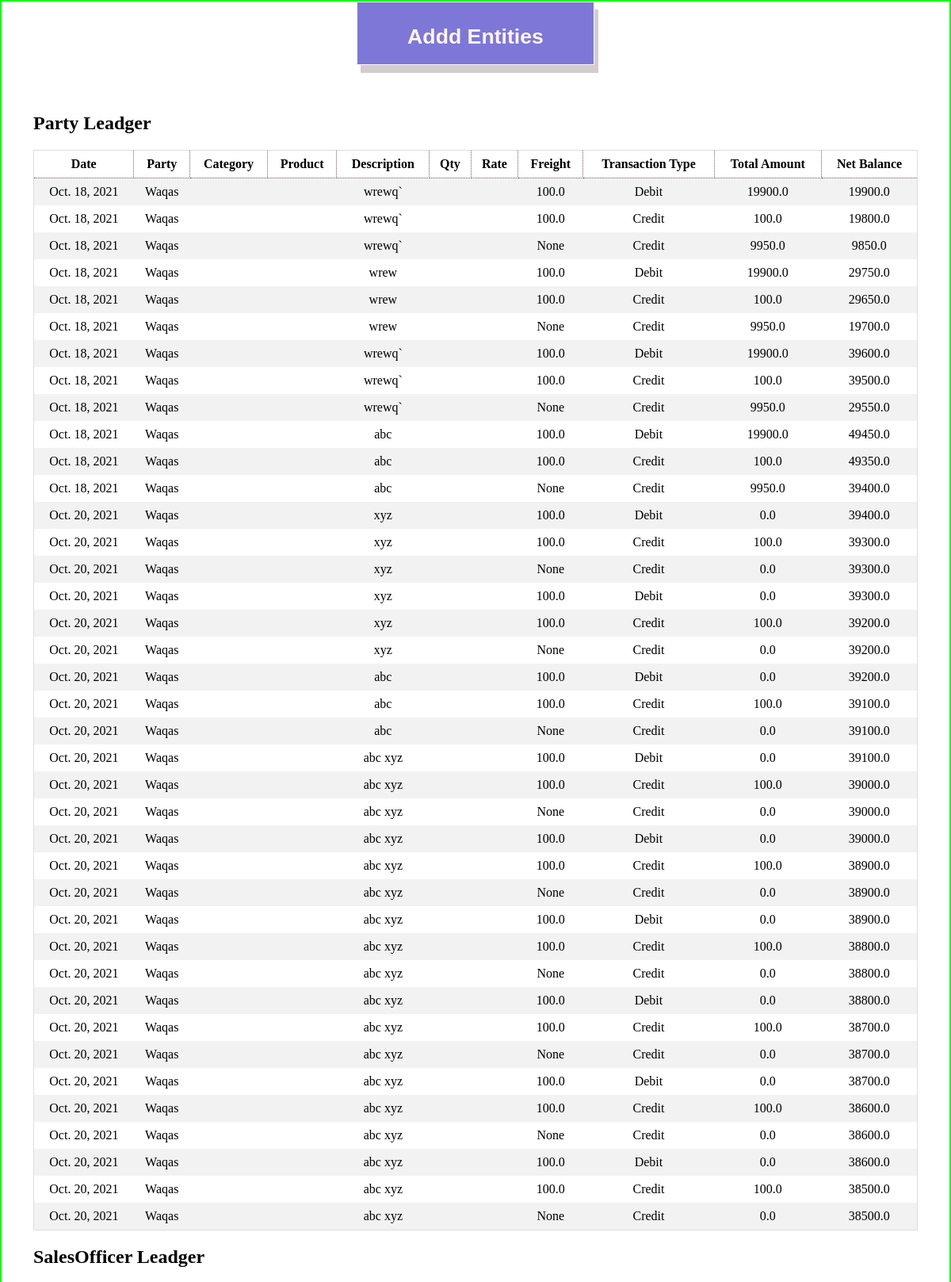
The page /apis/test (upper part) on the database its author committed.
### app/models.py (models this page shows, shortened)
class Ledger(models.Model):
    date = models.DateField(default=timezone.now, blank=True)
    description = models.CharField(max_length=50, null=True)
    transaction_type = models.CharField(max_length=50, choices=(
        ('Debit', 'Debit'), ('Credit', 'Credit')))
    total_amount = models.FloatField(null=True)
    net_balance = models.FloatField(blank=True, default=0.0)

class PartyLedger(Ledger):
    party = models.ForeignKey(Party,on_delete=models.CASCADE)
    sales_officer = models.ForeignKey(SalesOfficer, on_delete=models.CASCADE)
    freight = models.FloatField(blank=True,null=True)

class Ledger(models.Model):
    date = models.DateField(default=timezone.now, blank=True)
    description = models.CharField(max_length=50, null=True)
    transaction_type = models.CharField(max_length=50, choices=(
        ('Debit', 'Debit'), ('Credit', 'Credit')))
    total_amount = models.FloatField(null=True)
    net_balance = models.FloatField(blank=True, default=0.0)

class Party(models.Model):
    ref_id = models.IntegerField(blank=True,null=True)
    name = models.CharField(max_length=30, unique=True)
    email = models.EmailField(max_length=30, unique=True)
    area = models.CharField(max_length=300)
    zone = models.CharField(max_length=300)
    region = models.CharField(max_length=300)
    contact = models.CharField(max_length=13)
    discount = models.ForeignKey(DiscountCategory,on_delete=models.CASCADE)
    sale_officer = models.ForeignKey(SalesOfficer,on_delete=models.CASCADE)
    category = models.ForeignKey(Category,on_delete=models.SET_NULL,null=True)
    creditLimit = models.FloatField()
    salesTarget = models.FloatField()
    opening_Balance = models.FloatField()
    current_Balance = models.FloatField(blank=True, null=True)
    SCI = models.FileField(null=True,blank=True,upload_to='Security Check Images')
    TOR = models.FileField(null=True,blank=True,upload_to='Terms of Recoreds')
    date = models.DateField(default=timezone.now, blank=True)
    def __str__(self):
        return self.name

### app/views.py (the view)
# urls.py: path('test',views.Test),
def Test(request):
    party = m.PartyLedger.objects.all()
    salesofficer = m.SalesOfficerLedger.objects.all()
    sales = m.SalesLedger.objects.all()
    bank = m.BankLedger.objects.all()
    freight = m.FreightLedger.objects.all()
    discount = m.DiscountLedger.objects.all()
    cleariing = m.ClearingLedger.objects.all()
    cash = m.CashLedger.objects.all()
    incentive = m.IncentiveLedger.objects.all()
    response_dict = {'Party':party,'SalesOfficer':salesofficer,'Sales':sales,'Bank':bank,'Freight':freight
                    ,'Discount':discount,'Cash':cash,'Clearing':cleariing,'Incentive':incentive }
    return render(request,'test.html',response_dict)

### app/models.py (called while the page is built)
    def __str__(self):
        return self.name

### app/templates/test.html (shortened to what this page needs)
<!DOCTYPE html>
<html>
<head>
</head>
<body>
    <div style="width: 100wh;text-align: center;">
        <div>
            <button class='addBtn' onclick="Add()" id='btn'>
                <h1>Addd Entities</h1>
            </button>
        </div>
    </div>
    <div class="container">
        <h2>Party Leadger</h2>
        <div style="overflow-x:auto;">
            <table>
                <tr>
                    <th>Date</th>
                    <th>Party</th>
                    <th>Category</th>
                    <th>Product</th>
                    <th>Description</th>
                    <th>Qty</th>
                    <th>Rate</th>
                    <th>Freight</th>
                    <th>Transaction Type</th>
                    <th>Total Amount</th>
                    <th>Net Balance</th>
                </tr>
                {% for r in Party %}
                <tr>
                    <td>{{r.date}}</td>
                    <td>{{r.party}}</td>
                    <td>{{r.category}}</td>
                    <td>{{r.product}}</td>
                    <td>{{r.description}}</td>
                    <td>{{r.qty}}</td>
                    <td>{{r.rate}}</td>
                    <td>{{r.freight}}</td>
                    <td>{{r.transaction_type}}</td>
                    <td>{{r.total_amount}}</td>
                    <td>{{r.net_balance}}</td>
                </tr>
                {% endfor %}
            </table>
        </div>
        <h2>SalesOfficer Leadger</h2>
    </div>
</body>
</html>

### app/templates/test.html (style rules this page uses)
table { border-collapse: collapse; border-spacing: 0; width: 100%; border: 1px solid #ddd; }
th { border: 1px dotted rgb(112, 92, 92); }
th, td { text-align: center; padding: 8px; }
tr:nth-child(even) { background-color: #f2f2f2 }
.addBtn { border: 1px solid; padding: 10px; box-shadow: 5px 10px #d4cdcd; width: 25vw; height: 80px; background-color: rgb(125, 119, 216); color: seashell; font-weight: 600; }
.container { padding: 40px; }
body { border: 2px double rgb(0, 255, 0); margin: 0; padding: 0; }

### rows shown on the page
PartyLedger: date "Oct. 18, 2021", party "Waqas", description "wrewq`", freight "100.0", transaction_type "Debit", total_amount "19900.0", net_balance "19900.0"
PartyLedger: date "Oct. 18, 2021", party "Waqas", description "wrewq`", freight "100.0", transaction_type "Credit", total_amount "100.0", net_balance "19800.0"
PartyLedger: date "Oct. 18, 2021", party "Waqas", description "wrewq`", freight "None", transaction_type "Credit", total_amount "9950.0", net_balance "9850.0"
PartyLedger: date "Oct. 18, 2021", party "Waqas", description "wrew", freight "100.0", transaction_type "Debit", total_amount "19900.0", net_balance "29750.0"
PartyLedger: date "Oct. 18, 2021", party "Waqas", description "wrew", freight "100.0", transaction_type "Credit", total_amount "100.0", net_balance "29650.0"
PartyLedger: date "Oct. 18, 2021", party "Waqas", description "wrew", freight "None", transaction_type "Credit", total_amount "9950.0", net_balance "19700.0"
PartyLedger: date "Oct. 18, 2021", party "Waqas", description "wrewq`", freight "100.0", transaction_type "Debit", total_amount "19900.0", net_balance "39600.0"
PartyLedger: date "Oct. 18, 2021", party "Waqas", description "wrewq`", freight "100.0", transaction_type "Credit", total_amount "100.0", net_balance "39500.0"
PartyLedger: date "Oct. 18, 2021", party "Waqas", description "wrewq`", freight "None", transaction_type "Credit", total_amount "9950.0", net_balance "29550.0"
PartyLedger: date "Oct. 18, 2021", party "Waqas", description "abc", freight "100.0", transaction_type "Debit", total_amount "19900.0", net_balance "49450.0"
PartyLedger: date "Oct. 18, 2021", party "Waqas", description "abc", freight "100.0", transaction_type "Credit", total_amount "100.0", net_balance "49350.0"
PartyLedger: date "Oct. 18, 2021", party "Waqas", description "abc", freight "None", transaction_type "Credit", total_amount "9950.0", net_balance "39400.0"
PartyLedger: date "Oct. 20, 2021", party "Waqas", description "xyz", freight "100.0", transaction_type "Debit", total_amount "0.0", net_balance "39400.0"
PartyLedger: date "Oct. 20, 2021", party "Waqas", description "xyz", freight "100.0", transaction_type "Credit", total_amount "100.0", net_balance "39300.0"
PartyLedger: date "Oct. 20, 2021", party "Waqas", description "xyz", freight "None", transaction_type "Credit", total_amount "0.0", net_balance "39300.0"
PartyLedger: date "Oct. 20, 2021", party "Waqas", description "xyz", freight "100.0", transaction_type "Debit", total_amount "0.0", net_balance "39300.0"
PartyLedger: date "Oct. 20, 2021", party "Waqas", description "xyz", freight "100.0", transaction_type "Credit", total_amount "100.0", net_balance "39200.0"
PartyLedger: date "Oct. 20, 2021", party "Waqas", description "xyz", freight "None", transaction_type "Credit", total_amount "0.0", net_balance "39200.0"
PartyLedger: date "Oct. 20, 2021", party "Waqas", description "abc", freight "100.0", transaction_type "Debit", total_amount "0.0", net_balance "39200.0"
PartyLedger: date "Oct. 20, 2021", party "Waqas", description "abc", freight "100.0", transaction_type "Credit", total_amount "100.0", net_balance "39100.0"
PartyLedger: date "Oct. 20, 2021", party "Waqas", description "abc", freight "None", transaction_type "Credit", total_amount "0.0", net_balance "39100.0"
PartyLedger: date "Oct. 20, 2021", party "Waqas", description "abc xyz", freight "100.0", transaction_type "Debit", total_amount "0.0", net_balance "39100.0"
PartyLedger: date "Oct. 20, 2021", party "Waqas", description "abc xyz", freight "100.0", transaction_type "Credit", total_amount "100.0", net_balance "39000.0"
PartyLedger: date "Oct. 20, 2021", party "Waqas", description "abc xyz", freight "None", transaction_type "Credit", total_amount "0.0", net_balance "39000.0"
PartyLedger: date "Oct. 20, 2021", party "Waqas", description "abc xyz", freight "100.0", transaction_type "Debit", total_amount "0.0", net_balance "39000.0"
PartyLedger: date "Oct. 20, 2021", party "Waqas", description "abc xyz", freight "100.0", transaction_type "Credit", total_amount "100.0", net_balance "38900.0"
PartyLedger: date "Oct. 20, 2021", party "Waqas", description "abc xyz", freight "None", transaction_type "Credit", total_amount "0.0", net_balance "38900.0"
PartyLedger: date "Oct. 20, 2021", party "Waqas", description "abc xyz", freight "100.0", transaction_type "Debit", total_amount "0.0", net_balance "38900.0"
PartyLedger: date "Oct. 20, 2021", party "Waqas", description "abc xyz", freight "100.0", transaction_type "Credit", total_amount "100.0", net_balance "38800.0"
PartyLedger: date "Oct. 20, 2021", party "Waqas", description "abc xyz", freight "None", transaction_type "Credit", total_amount "0.0", net_balance "38800.0"
PartyLedger: date "Oct. 20, 2021", party "Waqas", description "abc xyz", freight "100.0", transaction_type "Debit", total_amount "0.0", net_balance "38800.0"
PartyLedger: date "Oct. 20, 2021", party "Waqas", description "abc xyz", freight "100.0", transaction_type "Credit", total_amount "100.0", net_balance "38700.0"
PartyLedger: date "Oct. 20, 2021", party "Waqas", description "abc xyz", freight "None", transaction_type "Credit", total_amount "0.0", net_balance "38700.0"
PartyLedger: date "Oct. 20, 2021", party "Waqas", description "abc xyz", freight "100.0", transaction_type "Debit", total_amount "0.0", net_balance "38700.0"
PartyLedger: date "Oct. 20, 2021", party "Waqas", description "abc xyz", freight "100.0", transaction_type "Credit", total_amount "100.0", net_balance "38600.0"
PartyLedger: date "Oct. 20, 2021", party "Waqas", description "abc xyz", freight "None", transaction_type "Credit", total_amount "0.0", net_balance "38600.0"
PartyLedger: date "Oct. 20, 2021", party "Waqas", description "abc xyz", freight "100.0", transaction_type "Debit", total_amount "0.0", net_balance "38600.0"
PartyLedger: date "Oct. 20, 2021", party "Waqas", description "abc xyz", freight "100.0", transaction_type "Credit", total_amount "100.0", net_balance "38500.0"
PartyLedger: date "Oct. 20, 2021", party "Waqas", description "abc xyz", freight "None", transaction_type "Credit", total_amount "0.0", net_balance "38500.0"
